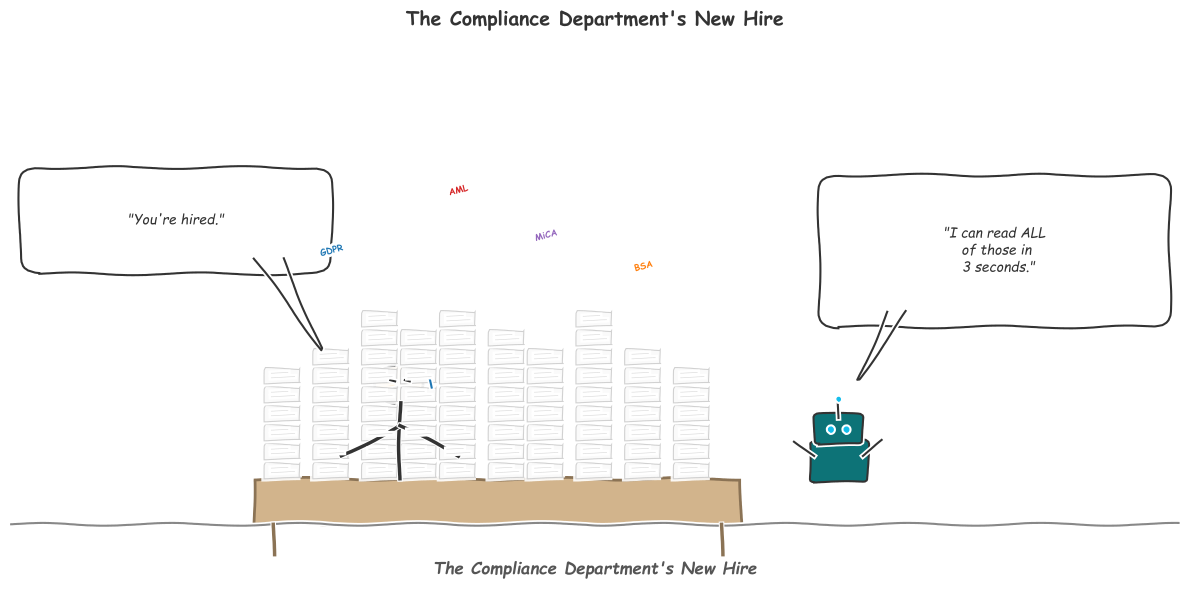

Here is the Python script that generated this plot:
"""
Figure 11: Opening Cartoon
XKCD-style cartoon: Compliance officer at desk buried under mountain of
paper regulations. Tiny robot on desk says "I can read all of those in 3 seconds."
"""
import sys
import os
sys.path.insert(0, os.path.join(os.path.dirname(__file__), '..', '..', '_shared'))

import matplotlib
matplotlib.use('Agg')
import matplotlib.pyplot as plt
import matplotlib.patches as mpatches
from matplotlib.patches import FancyBboxPatch, Rectangle, Circle
import numpy as np

try:
    from chart_styles import V4_COLORS, apply_v4_style, save_chart
except ImportError:
    V4_COLORS = {
        'MLPURPLE': '#9467BD', 'MLBLUE': '#1F77B4', 'MLRED': '#D62728',
        'MLORANGE': '#FF7F0E', 'MLGREEN': '#2CA02C', 'MLGRAY': '#7F7F7F',
        'MLTEAL': '#0D7377', 'MLCYAN': '#14BDEB', 'MLYELLOW': '#BCBD22',
        'MLPINK': '#E377C2', 'MLBROWN': '#8C564B',
    }
    def apply_v4_style(ax, title='', xlabel='', ylabel=''):
        ax.set_title(title, fontsize=14, fontweight='bold', pad=15, color='#333333')
        if xlabel: ax.set_xlabel(xlabel, fontsize=11, color='#555555')
        if ylabel: ax.set_ylabel(ylabel, fontsize=11, color='#555555')
        ax.spines['top'].set_visible(False)
        ax.spines['right'].set_visible(False)
        ax.spines['left'].set_color('#CCCCCC')
        ax.spines['bottom'].set_color('#CCCCCC')
        ax.tick_params(colors='#555555', labelsize=9)
        ax.set_facecolor('white')
        return ax
    def save_chart(fig, filename='cartoon.pdf', dpi=300):
        fig.tight_layout()
        fig.savefig(filename, format='pdf', bbox_inches='tight', dpi=dpi, facecolor='white')
        plt.close(fig)
        print(f'Saved: {filename}')

CHART_METADATA = {
    'title': "The Compliance Department's New Hire",
    'type': 'cartoon',
    'section': 'Opening',
    'lecture_number': 4,
}

with plt.xkcd():
    fig, ax = plt.subplots(1, 1, figsize=(12, 6))
    ax.set_xlim(0, 12)
    ax.set_ylim(0, 7)
    ax.axis('off')
    fig.patch.set_facecolor('white')

    # Ground line
    ax.plot([0, 12], [0.7, 0.7], color='#888888', linewidth=1.5)

    # === DESK ===
    desk = Rectangle((2.5, 0.7), 5.0, 0.6,
                      facecolor='#D2B48C', edgecolor='#8B7355', linewidth=2)
    ax.add_patch(desk)
    # Desk legs
    ax.plot([2.7, 2.7], [0.7, 0.3], color='#8B7355', linewidth=2.5)
    ax.plot([7.3, 7.3], [0.7, 0.3], color='#8B7355', linewidth=2.5)

    # === COMPLIANCE OFFICER (sitting behind desk) ===
    ox, oy = 4.0, 1.3
    # Torso
    ax.plot([ox, ox], [oy, oy + 1.0], color='#333333', linewidth=2.5)
    # Arms - slumped on desk
    ax.plot([ox, ox - 0.6], [oy + 0.7, oy + 0.3], color='#333333', linewidth=2.5)
    ax.plot([ox, ox + 0.6], [oy + 0.7, oy + 0.3], color='#333333', linewidth=2.5)
    # Head (drooping slightly)
    head = plt.Circle((ox, oy + 1.25), 0.25, facecolor='#FFE0B2',
                       edgecolor='#333333', linewidth=2)
    ax.add_patch(head)
    # Tired expression
    ax.plot([ox - 0.1, ox - 0.05], [oy + 1.3, oy + 1.28], color='#333333', linewidth=1.5)
    ax.plot([ox + 0.05, ox + 0.1], [oy + 1.3, oy + 1.28], color='#333333', linewidth=1.5)
    # Frown
    frown = mpatches.Arc((ox, oy + 1.15), 0.2, 0.12, angle=0,
                           theta1=20, theta2=160, color='#333333', linewidth=1.5)
    ax.add_patch(frown)
    # Sweat drop
    ax.plot([ox + 0.3, ox + 0.32], [oy + 1.35, oy + 1.2], color=V4_COLORS['MLBLUE'],
            linewidth=1.5)

    # === MOUNTAIN OF PAPERS (behind officer, on desk) ===
    paper_x = [2.8, 3.3, 3.8, 4.2, 4.6, 5.1, 5.5, 6.0, 6.5, 7.0]
    paper_y_base = 1.3
    paper_heights = [3.2, 3.8, 4.5, 4.0, 4.8, 4.3, 3.9, 4.6, 3.5, 3.0]

    for px, ph in zip(paper_x, paper_heights):
        # Stack of papers
        for layer in range(int(ph * 2)):
            py = paper_y_base + layer * 0.25
            paper = Rectangle((px - 0.18, py), 0.36, 0.2,
                               facecolor='#FAFAFA', edgecolor='#CCCCCC',
                               linewidth=0.8, alpha=0.9)
            ax.add_patch(paper)
            # Text lines on paper
            ax.plot([px - 0.12, px + 0.12], [py + 0.08, py + 0.08],
                    color='#DDDDDD', linewidth=0.5)
            ax.plot([px - 0.12, px + 0.05], [py + 0.14, py + 0.14],
                    color='#DDDDDD', linewidth=0.5)

    # Labels on some stacks
    stack_labels = [
        (3.3, 4.2, 'GDPR', V4_COLORS['MLBLUE']),
        (4.6, 5.0, 'AML', V4_COLORS['MLRED']),
        (5.5, 4.4, 'MiCA', V4_COLORS['MLPURPLE']),
        (6.5, 4.0, 'BSA', V4_COLORS['MLORANGE']),
    ]
    for sx, sy, slabel, scolor in stack_labels:
        ax.text(sx, sy, slabel, ha='center', va='bottom', fontsize=6.5,
                fontweight='bold', color=scolor, rotation=15)

    # === TINY ROBOT on desk ===
    rx, ry = 8.5, 1.3
    # Robot body
    robot_body = FancyBboxPatch((rx - 0.25, ry), 0.5, 0.45,
                                 boxstyle="round,pad=0.05",
                                 facecolor=V4_COLORS['MLTEAL'],
                                 edgecolor='#333333', linewidth=1.5)
    ax.add_patch(robot_body)
    # Robot head
    robot_head = FancyBboxPatch((rx - 0.2, ry + 0.5), 0.4, 0.3,
                                 boxstyle="round,pad=0.05",
                                 facecolor=V4_COLORS['MLTEAL'],
                                 edgecolor='#333333', linewidth=1.5)
    ax.add_patch(robot_head)
    # Eyes (LED dots)
    ax.plot(rx - 0.08, ry + 0.65, 'o', color=V4_COLORS['MLCYAN'], markersize=4)
    ax.plot(rx + 0.08, ry + 0.65, 'o', color=V4_COLORS['MLCYAN'], markersize=4)
    # Antenna
    ax.plot([rx, rx], [ry + 0.8, ry + 1.0], color='#333333', linewidth=1.5)
    ax.plot(rx, ry + 1.05, 'o', color=V4_COLORS['MLCYAN'], markersize=3)
    # Arms
    ax.plot([rx - 0.25, rx - 0.45], [ry + 0.3, ry + 0.5], color='#333333', linewidth=1.5)
    ax.plot([rx + 0.25, rx + 0.45], [ry + 0.3, ry + 0.5], color='#333333', linewidth=1.5)

    # === ROBOT SPEECH BUBBLE ===
    bubble = FancyBboxPatch((8.5, 3.5), 3.2, 1.6,
                             boxstyle="round,pad=0.2",
                             facecolor='white', edgecolor='#333333', linewidth=1.5)
    ax.add_patch(bubble)
    ax.text(10.1, 4.3, '"I can read ALL\n of those in\n  3 seconds."',
            ha='center', va='center', fontsize=10, fontstyle='italic',
            color='#333333')
    # Bubble tail
    ax.plot([9.0, 8.7, 9.2], [3.5, 2.6, 3.5], color='#333333', linewidth=1.5)

    # === OFFICER SPEECH BUBBLE ===
    bubble2 = FancyBboxPatch((0.3, 4.2), 2.8, 1.0,
                              boxstyle="round,pad=0.2",
                              facecolor='white', edgecolor='#333333', linewidth=1.5)
    ax.add_patch(bubble2)
    ax.text(1.7, 4.7, '"You\'re hired."',
            ha='center', va='center', fontsize=10, fontstyle='italic',
            color='#333333')
    # Bubble tail
    ax.plot([2.5, 3.2, 2.8], [4.2, 3.0, 4.2], color='#333333', linewidth=1.5)

    # Caption
    ax.text(6.0, 0.1,
            "The Compliance Department's New Hire",
            ha='center', va='center', fontsize=12, fontweight='bold',
            color='#555555', fontstyle='italic')

    ax.set_title("The Compliance Department's New Hire",
                 fontsize=14, fontweight='bold', pad=15, color='#333333')

output_path = os.path.join(os.path.dirname(__file__), 'cartoon.pdf')
save_chart(fig, output_path)
